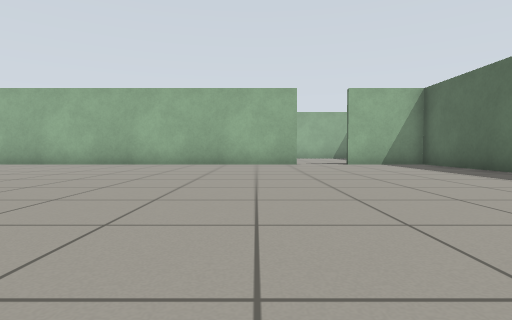
View 1 (above)

16 first-person views from a walk through a world built for the Gazebo simulator. The camera is 0.5 m above the floor, tilts 2° down and sees 80° across. The floor is counted in squares, 1 m on a side. Each view is taken from the middle of a square. On the plan, view 1 faces up. The plan holds only what a view shows up to about 9 squares ahead; the rest is blank.

View 2
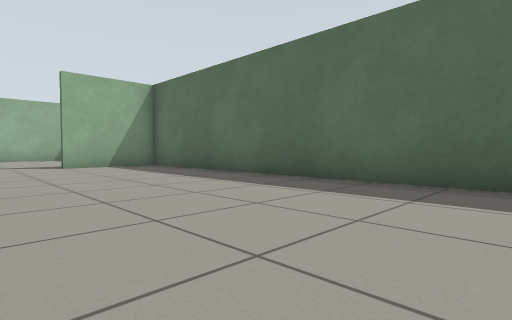

View 3
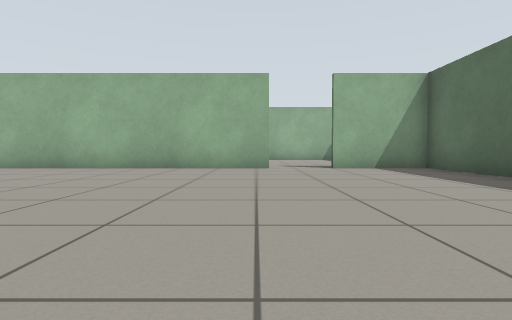

View 4
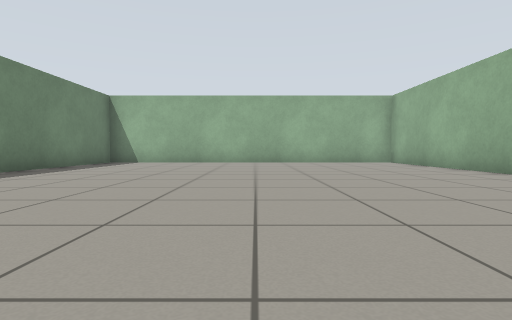

View 5
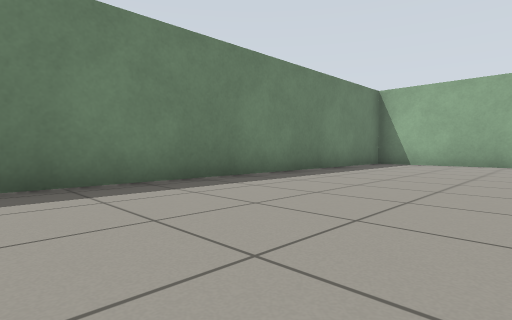

View 6
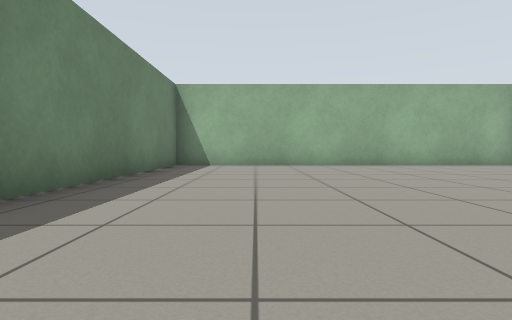

View 7
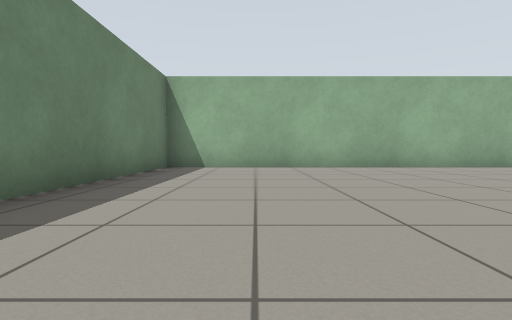

View 8
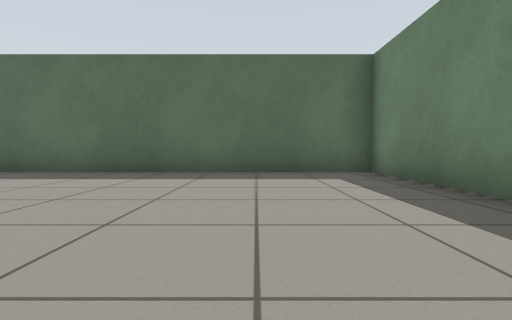

View 9
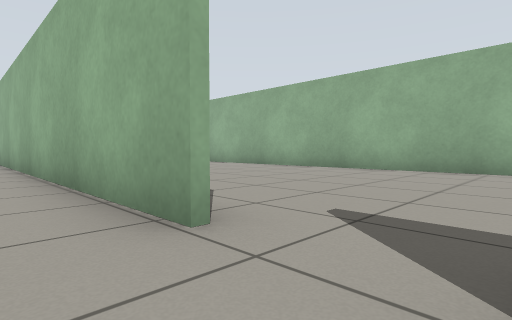

View 10
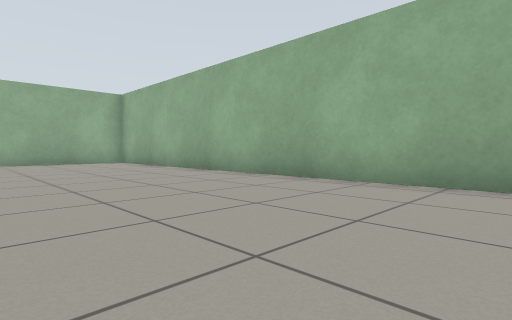

View 11
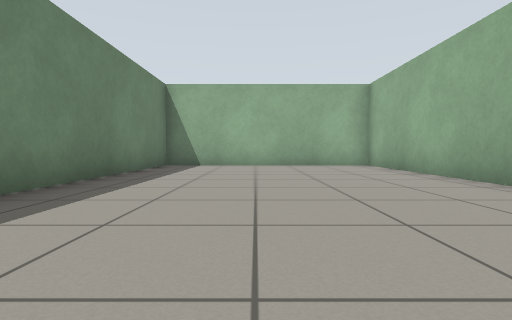

View 12
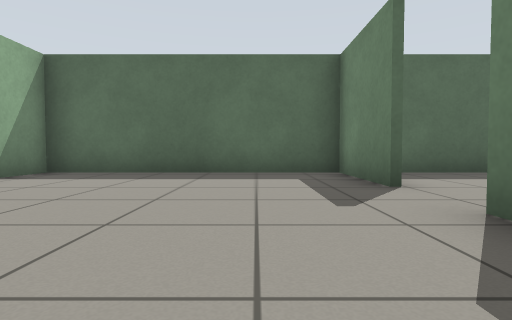

View 13
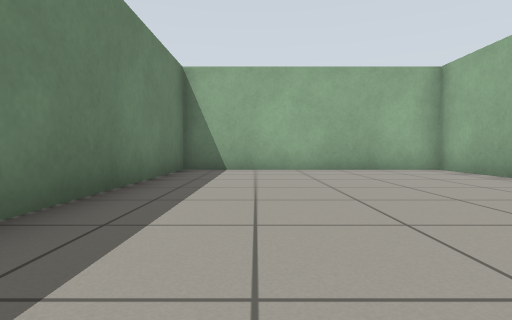

View 14
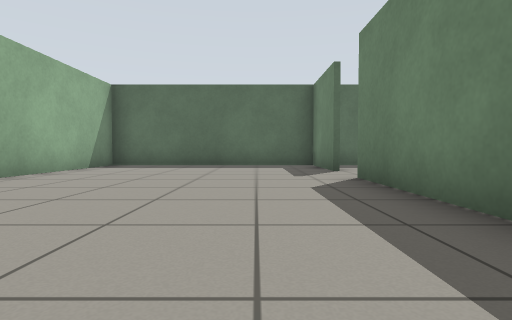

View 15
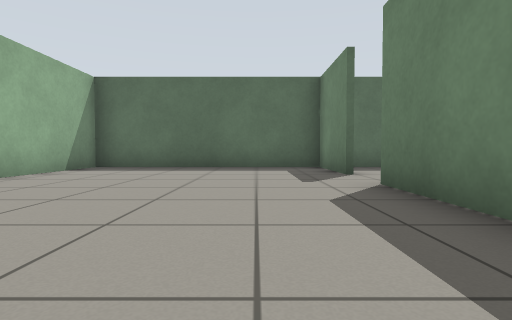

View 16
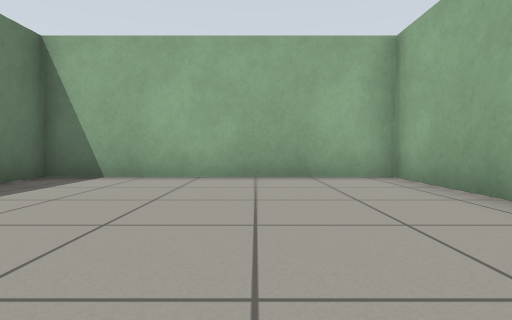

### Floor plan
Points are (right, up) in squares from view 1. A wall is a line through its corners. A room is listed if a view was taken in it or the views show most of it. See-through windows are left out.
Room 1 (views 1, 2, 3, 4, 5, 6, 7, 8, 9)
walls: (1.4, 10.1) (-8.8, 10.1); (-9.4, 9.1) (-9.4, -0.5) (5.5, -0.5) (5.5, 10); (5.6, 10.1) (3, 10.1)
ways out: opening at (2.5, 10) to room 2
Room 2 (views 10, 11, 12, 13, 14, 15, 16)
walls: (3, 10.2) (5.6, 10.2); (5.5, 10) (5.5, 16.5) (-9.4, 16.5) (-9.4, 10.2) (1.4, 10.2)
ways out: opening at (2.5, 10) to room 1

Where each view was taken, in squares from view 1:
view 1: 0 up, 0 right, facing up
view 2: 1 up, 1 right, facing up-right
view 3: 2 up, 1 right, facing up
view 4: 5 up, 2 right, facing left
view 5: 4 up, 1 right, facing down-left
view 6: 2 up, 0 right, facing left
view 7: 2 up, 1 left, facing left
view 8: 2 up, 1 left, facing right
view 9: 9 up, 3 right, facing up-left
view 10: 12 up, 2 right, facing up-left
view 11: 13 up, 0 right, facing left
view 12: 12 up, 1 left, facing right
view 13: 12 up, 2 left, facing left
view 14: 12 up, 4 left, facing right
view 15: 12 up, 3 left, facing right
view 16: 14 up, 4 left, facing left
